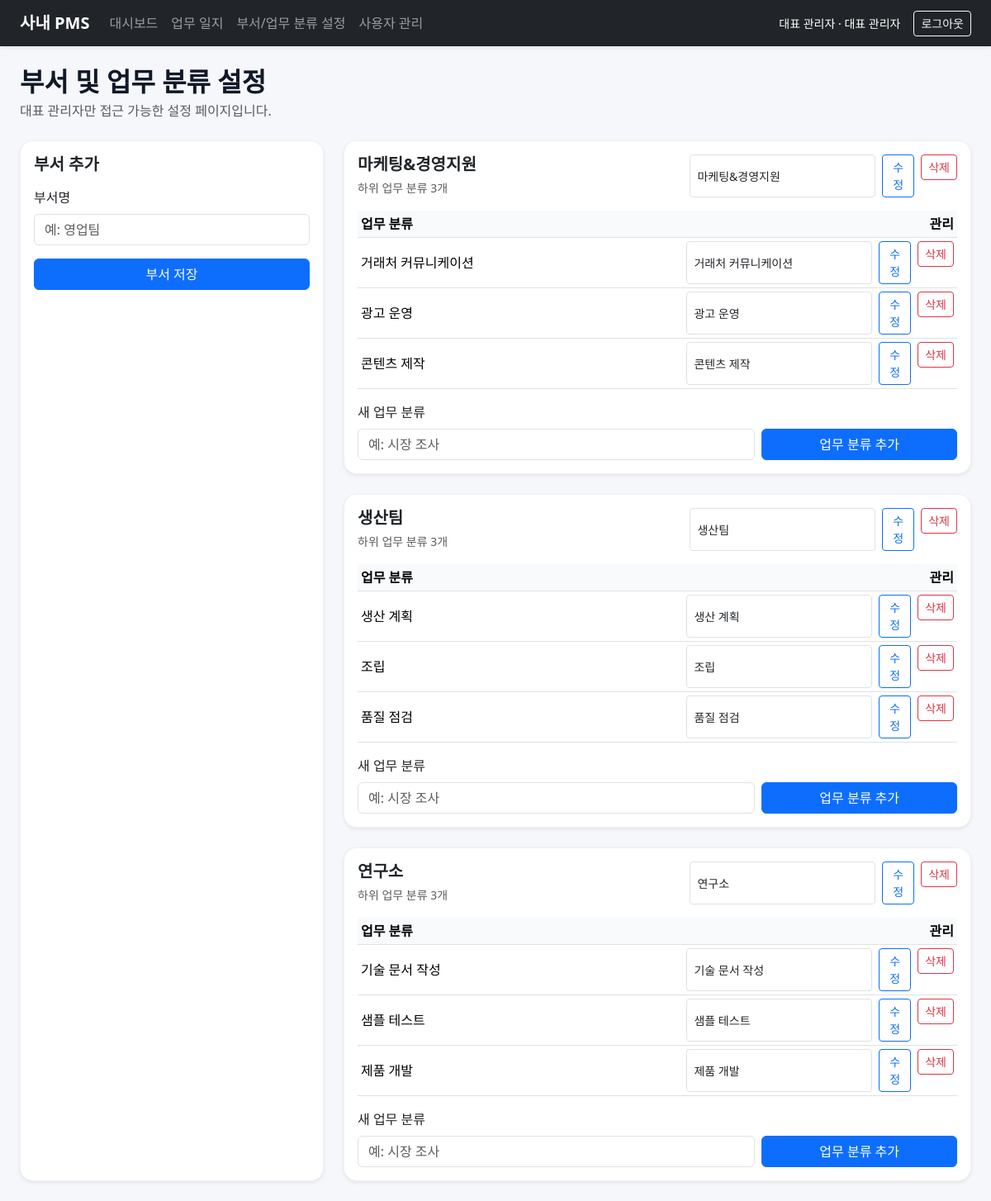
Screenshot of /settings/departments (signed in) with the database file from the repository.
### tables this page shows
CREATE TABLE departments (
            id INTEGER PRIMARY KEY AUTOINCREMENT,
            name TEXT UNIQUE NOT NULL,
            created_at TEXT NOT NULL
        );

CREATE TABLE task_categories (
            id INTEGER PRIMARY KEY AUTOINCREMENT,
            department_id INTEGER NOT NULL,
            name TEXT NOT NULL,
            created_at TEXT NOT NULL,
            UNIQUE(department_id, name),
            FOREIGN KEY(department_id) REFERENCES departments(id) ON DELETE CASCADE
        );

### app.py (the view, shortened to what this page needs)
@app.route('/settings/departments', methods=['GET', 'POST'])
@role_required('superadmin')
def department_settings():
    conn = get_db()
    data = get_departments_with_categories()
    conn.close()
    return render_template('department_settings.html', departments=data)

### app.py (called while the page is built)
def get_db():
    conn = sqlite3.connect(DB_PATH)
    conn.row_factory = sqlite3.Row
    conn.execute('PRAGMA foreign_keys = ON')
    return conn

def role_required(*allowed_roles):
    def decorator(view_func):
        @wraps(view_func)
        def wrapper(*args, **kwargs):
            if 'user_id' not in session:
                flash('로그인이 필요합니다.', 'warning')
                return redirect(url_for('login'))
            if session.get('role') not in allowed_roles:
                flash('이 페이지에 접근할 권한이 없습니다.', 'danger')
                return redirect(url_for('home'))
            return view_func(*args, **kwargs)
        return wrapper
    return decorator

def get_departments_with_categories():
    conn = get_db()
    departments = conn.execute("SELECT * FROM departments ORDER BY name").fetchall()
    results = []
    for dep in departments:
        cats = conn.execute(
            "SELECT * FROM task_categories WHERE department_id = ? ORDER BY name",
            (dep['id'],)
        ).fetchall()
        results.append({
            'id': dep['id'],
            'name': dep['name'],
            'categories': [dict(cat) for cat in cats]
        })
    conn.close()
    return results

@app.context_processor
def inject_globals():
    return {
        'role_labels': ROLE_LABELS,
        'status_labels': STATUS_LABELS,
        'today_str': date.today().isoformat()
    }

### templates/department_settings.html (shortened to what this page needs)
{% extends 'base.html' %}
{% block content %}
<div class="d-flex justify-content-between align-items-center mb-4">
    <div>
        <h2 class="fw-bold mb-1">부서 및 업무 분류 설정</h2>
        <p class="text-muted mb-0">대표 관리자만 접근 가능한 설정 페이지입니다.</p>
    </div>
</div>
<div class="row g-4">
    <div class="col-lg-4">
        <div class="card shadow-sm h-100">
            <div class="card-body">
                <h5 class="fw-bold mb-3">부서 추가</h5>
                <form method="post" class="vstack gap-3">
                    <div>
                        <label class="form-label">부서명</label>
                        <input type="text" name="department_name" class="form-control" placeholder="예: 영업팀" required>
                    </div>
                    <button type="submit" class="btn btn-primary">부서 저장</button>
                </form>
            </div>
        </div>
    </div>
    <div class="col-lg-8">
        <div class="vstack gap-4">
            {% for dep in departments %}
            <div class="card shadow-sm">
                <div class="card-body">
                    <div class="d-flex flex-column flex-lg-row justify-content-between gap-3 align-items-start mb-3">
                        <div>
                            <h5 class="fw-bold mb-1">{{ dep.name }}</h5>
                            <span class="text-muted small">하위 업무 분류 {{ dep.categories|length }}개</span>
                        </div>
                        <div class="d-flex flex-wrap gap-2">
                            <form method="post" class="d-flex gap-2">
                                <input type="text" name="department_name" class="form-control form-control-sm" value="{{ dep.name }}" required>
                                <button class="btn btn-sm btn-outline-primary" type="submit">수정</button>
                            </form>
                            <form method="post" onsubmit="return confirm('부서와 하위 업무 분류가 함께 삭제됩니다. 계속할까요?');">
                                <button class="btn btn-sm btn-outline-danger" type="submit">삭제</button>
                            </form>
                        </div>
                    </div>
                    <div class="table-responsive mb-3">
                        <table class="table table-sm align-middle mb-0">
                            <thead>
                                <tr>
                                    <th>업무 분류</th>
                                    <th class="text-end">관리</th>
                                </tr>
                            </thead>
                            <tbody>
                                {% for cat in dep.categories %}
                                <tr>
                                    <td>{{ cat.name }}</td>
                                    <td>
                                        <div class="d-flex justify-content-end flex-wrap gap-2">
                                            <form method="post" class="d-flex gap-2">
                                                <input type="text" name="category_name" class="form-control form-control-sm" value="{{ cat.name }}" required>
                                                <button class="btn btn-sm btn-outline-primary" type="submit">수정</button>
                                            </form>
                                            <form method="post" onsubmit="return confirm('해당 업무 분류를 삭제할까요?');">
                                                <button class="btn btn-sm btn-outline-danger" type="submit">삭제</button>
                                            </form>
                                        </div>
                                    </td>
                                </tr>
                                {% else %}
                                <tr>
                                    <td colspan="2" class="text-muted">등록된 업무 분류가 없습니다.</td>
                                </tr>
                                {% endfor %}
                            </tbody>
                        </table>
                    </div>
                    <form method="post" class="row g-2 align-items-end">
                        <div class="col-md-8">
                            <label class="form-label">새 업무 분류</label>
                            <input type="text" name="category_name" class="form-control" placeholder="예: 시장 조사" required>
                        </div>
                        <div class="col-md-4">
                            <button type="submit" class="btn btn-primary w-100">업무 분류 추가</button>
                        </div>
                    </form>
                </div>
            </div>
            {% endfor %}
        </div>
    </div>
</div>
{% endblock %}

### static/css/style.css (style rules this page uses)
:root { --pms-primary: #4f46e5; --pms-soft: #eef2ff; --pms-text: #111827; }
body { background: #f5f7fb; color: var(--pms-text); }
.card { border-radius: 1rem; border: 1px solid rgba(15, 23, 42, 0.06); }
.table thead th { background: #f8fafc; white-space: nowrap; }

### rows the page displays
departments: name "마케팅&경영지원", categories|length "3", department_name "마케팅&경영지원"
task_categories: name "거래처 커뮤니케이션", category_name "거래처 커뮤니케이션"
task_categories: name "광고 운영", category_name "광고 운영"
task_categories: name "콘텐츠 제작", category_name "콘텐츠 제작"
departments: name "생산팀", categories|length "3", department_name "생산팀"
task_categories: name "생산 계획", category_name "생산 계획"
task_categories: name "조립", category_name "조립"
task_categories: name "품질 점검", category_name "품질 점검"
departments: name "연구소", categories|length "3", department_name "연구소"
task_categories: name "기술 문서 작성", category_name "기술 문서 작성"
task_categories: name "샘플 테스트", category_name "샘플 테스트"
task_categories: name "제품 개발", category_name "제품 개발"

### other values shown
{{ session.get('name') }} "대표 관리자"
{{ role_labels.get(session.get('role')) }} "대표 관리자"
